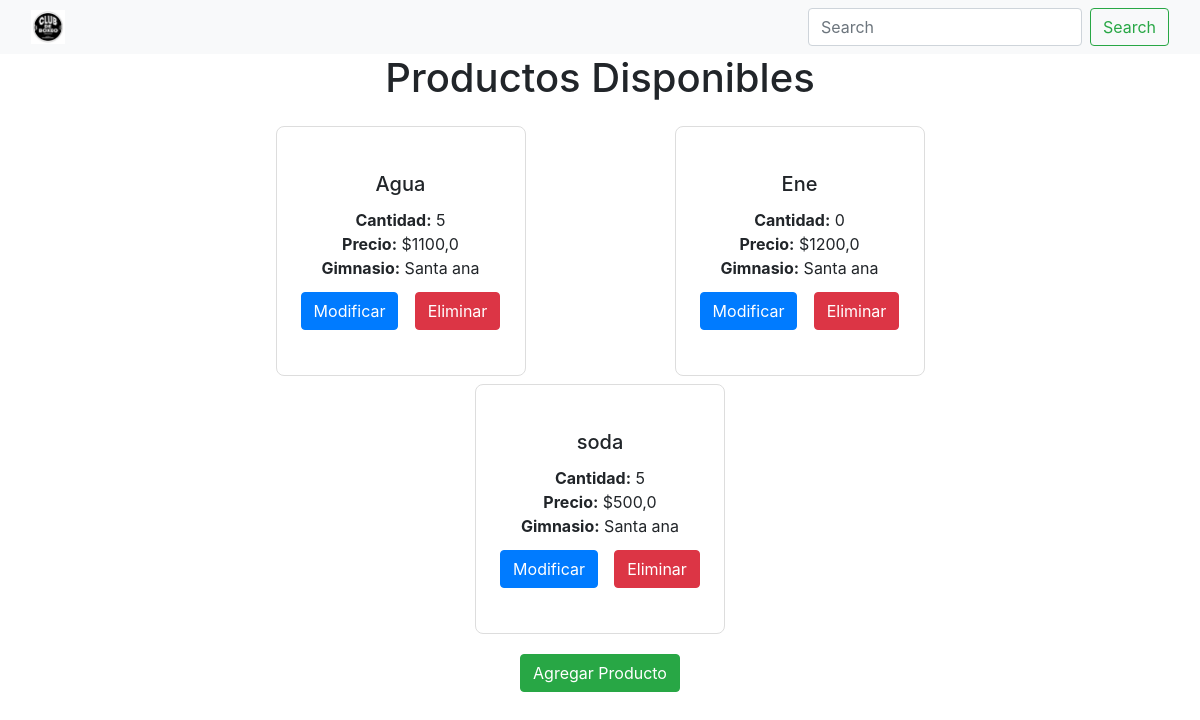
The app's page /productos/, older data.
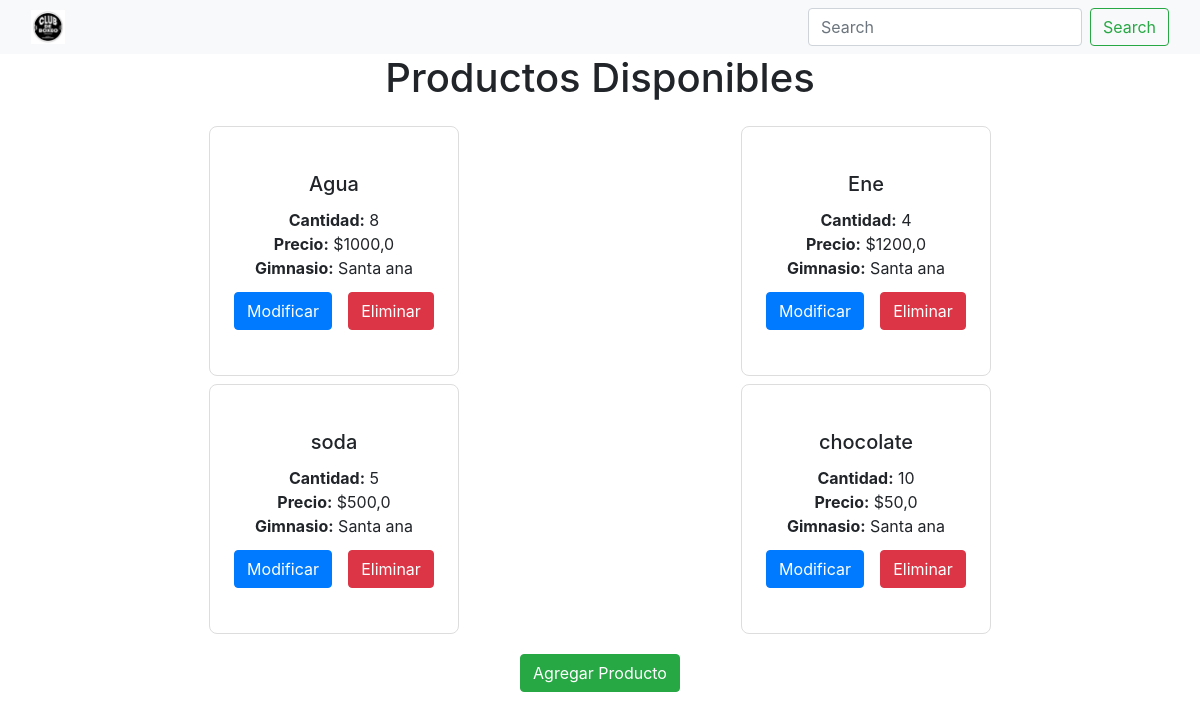
The same page, newer data.
### gimnasio/models.py (models this page shows, shortened)
class Producto(models.Model):
    descripcion = models.CharField(max_length=255)
    cantidad = models.IntegerField()  # Stock del producto
    gimnasio = models.ForeignKey(Gimnasio, on_delete=models.CASCADE, related_name="producto",default=None)
    precio = models.FloatField(null=True, blank=True)
    class Meta:
        db_table = 'Productos'
        verbose_name = 'Producto'
        verbose_name_plural = 'Productos'

class Gimnasio(models.Model):
    direccion = models.CharField(max_length=255)
    def __str__(self):
        return '%s  '%(self.direccion)
    class Meta:
        db_table = 'Gimnasios'
        verbose_name = 'Gimnasio'
        verbose_name_plural = 'Gimnasios'

### gimnasio/views.py (the view)
# urls.py: path('productos/', views.producto_list, name='producto_list'),
def producto_list(request):
    productos = Producto.objects.all()
    return render(request, 'producto_list.html', {'productos': productos})

### gimnasio/templates/producto_list.html (shortened to what this page needs)
{% extends "base.html" %}
{% load static %}
{% block content %}
<!DOCTYPE html>
<html>
<head>
</head>
<body>
    <h1 class="title-centered">Productos Disponibles</h1>
    <div class="row row-cols-1 row-cols-md-2 gx-0 row-centered">
        {% for producto in productos %}
            <div class="col d-flex justify-content-center py-1">
                <div class="card card-square">
                    <div class="card-body">
                        <h5 class="card-title">{{ producto.descripcion }}</h5>
                        <p class="card-text">
                            <strong>Cantidad:</strong> {{ producto.cantidad }}<br>
                            <strong>Precio:</strong> ${{ producto.precio }}<br>
                            <strong>Gimnasio:</strong> {{ producto.gimnasio }}
                        </p>
                        <div class="button-container">
                            <a href="{% url 'producto_editar' producto.id %}" class="btn btn-primary mt-auto">Modificar</a>
                            <a href="{% url 'producto_eliminar' producto.id %}" class="btn btn-danger mt-auto" onclick="return confirm('¿Estás seguro de eliminar este producto?')">Eliminar</a>
                        </div>
                    </div>
                </div>
            </div>
        {% empty %}
            <p>No hay productos disponibles.</p>
        {% endfor %}
    </div>
    <div class="button-centered">
        <a href="{% url 'producto_crear' %}" class="btn btn-success mt-3">Agregar Producto</a>
    </div>
</body>
</html>
{% endblock %}

Row changes from the older to the newer data that the page shows:
changed Producto "Agua": cantidad "5" → "8"; precio "1100,0" → "1000,0"
changed Producto "Ene": cantidad "0" → "4"
added Producto: descripcion "chocolate", cantidad "10", precio "50,0", gimnasio "Santa ana"
